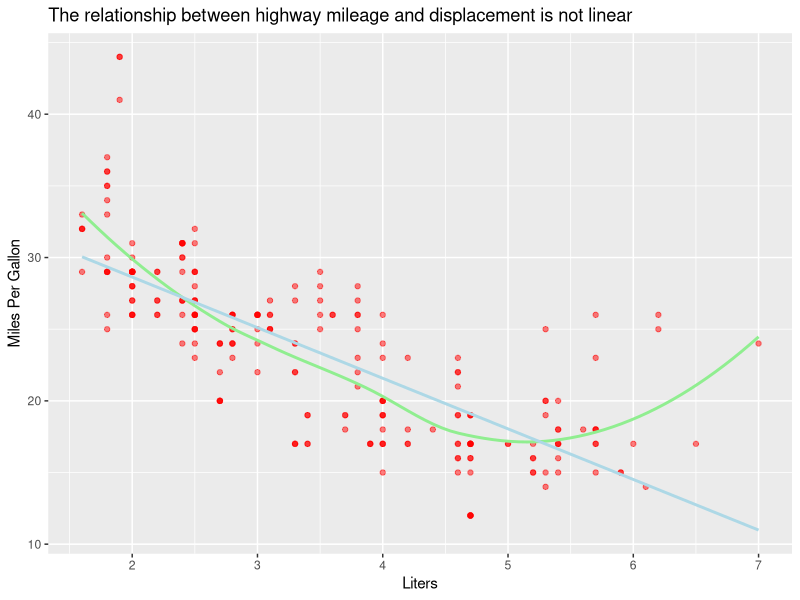

R code for this plot:
## ---- chunk 1
knitr::opts_chunk$set(echo = TRUE,
                      message = FALSE,
                      warning = FALSE)
library(tidyverse)
## ---- chunk 2
  ggplot(data = mpg, mapping = aes(x = displ, y = hwy)) +
    geom_point(color = "red", alpha = 0.5) + 
    geom_smooth(method = "loess", color = "lightgreen", se = FALSE) +
    geom_smooth(method = "lm", color = "lightblue", se = FALSE) +
    labs(
      title = "The relationship between highway mileage and displacement is not linear",
      x = "Liters",
      y = "Miles Per Gallon"
    )
## ---- chunk 3
head(mtcars, 5)
knitr::kable(
  mtcars[1:5, ], 
  caption = "A knitr kable."
)
